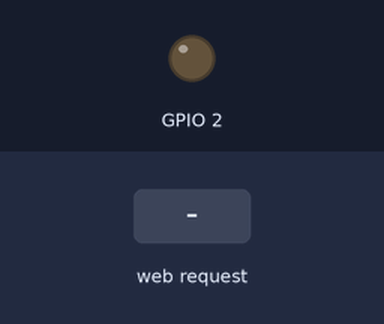
A sketch run on a simulated ESP32. On the bench: output pins drawn as LEDs (lit = HIGH). The test bench sets the inputs (shaded band). What the sketch prints to the serial monitor is not drawn.

Above: at 1.4 s.
1.5 s: HTTP request GET /led1 received
At 2.1 s:
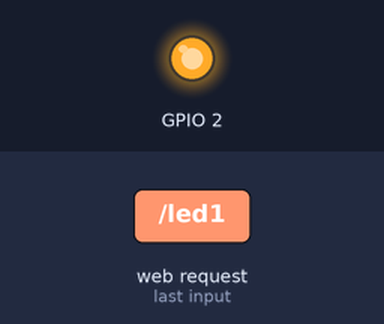
3.0 s: HTTP request GET /led2 received
At 4.4 s:
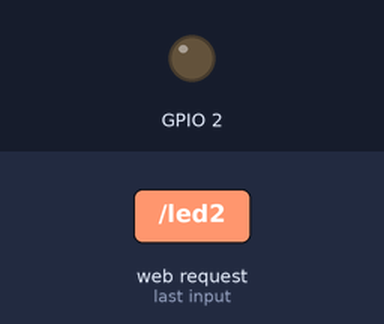
Timing chart, 0 to 6.0 s (numbered marks = the images above; inputs shaded):
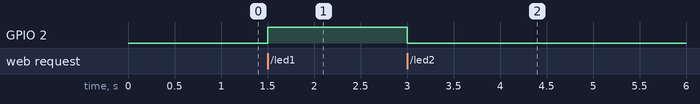

The sketch:

esp32________________________wifi.ino
```cpp
  #include <WiFi.h>
  #include <WebServer.h>
  const char* ssid = "ROBOKODO";
  const char* password = "12345678";
  IPAddress local_ip(192,168,1,1);
  IPAddress gateway(192,168,1,1);
  IPAddress subnet(255,255,255,0);
  WebServer server(80);
  int a = 0;

  void handle_led1off() {
  a = 1;
    server.send(200, "text/html", SendHTML(false,0));
  }
  void handle_led2off() {
  a = 2;
    server.send(200, "text/html", SendHTML(false,0));
  }
  void handle_led3off() {
  a = 3;
    server.send(200, "text/html", SendHTML(false,0));
  }
  void handle_led4off() {
  a = 4;
    server.send(200, "text/html", SendHTML(false,0));
  }
  void handle_led5off() {
  a = 5;
    server.send(200, "text/html", SendHTML(false,0));
  }
  void handle_led6off() {
  a = 6;
    server.send(200, "text/html", SendHTML(false,0));
  }
  void handle_led7off() {
  a = 7;
    server.send(200, "text/html", SendHTML(false,0));
  }
  void handle_led8off() {
  a = 8;
    server.send(200, "text/html", SendHTML(false,0));
  }
  void handle_led9off() {
  a = 9;
    server.send(200, "text/html", SendHTML(false,0));
  }
  void handle_led10off() {
  a = 10;
    server.send(200, "text/html", SendHTML(false,0));
  }
  void handle_NotFound(){
    server.send(404, "text/plain", "Not found 404");
  }
  void handle_OnConnect() {
    server.send(200, "text/html", SendHTML(false,0));
  }
   String SendHTML(uint8_t led1stat,uint8_t led2stat){
    String ptr = "<!DOCTYPE html> <html>";
    ptr +="<meta http-equiv=\"Content-type\" content=\"text/html; charset=utf-8\"><head><meta name=\"viewport\" content=\"width=device-width, initial-scale=1.0, user-scalable=no\">";
    ptr +="<title>РОБОКОДО</title>";
    ptr +="<style>html { font-family: Helvetica; display: inline-block; margin: 0px auto; text-align: center;}";
    ptr +="body{margin-top: 50px;} h1 {color: #444444;margin: 50px auto 30px;} h3 {color: #444444;margin-bottom: 50px;}";
    ptr +=".button {display: block;width: 80px;background-color: #ffffff;border: none;color: #777777 ;padding: 13px 30px;text-decoration: none;font-size: 25px;margin: 0px auto 35px;cursor: pointer;border: 1px solid #777777;}";
    ptr +=".button-off {background-color: #ffffff;}";
    ptr +=".button-off:active {background-color: #ffffff;}";
    ptr +="p {font-size: 14px;color: #888;margin-bottom: 10px;}";
    ptr +="</style>";
    ptr +="<script>        ";
    ptr +="function send(led_sts)      ";
    ptr +="{        ";
    ptr +="  var xhttp = new XMLHttpRequest();     ";
    ptr +="  xhttp.onreadystatechange = function() {      ";
    ptr +="    if (this.readyState == 4 && this.status == 200) {      ";
    ptr +="      document.getElementById(\"state\").innerHTML = this.responseText;    ";
    ptr +="    }        ";
    ptr +="  };        ";
    ptr +="  xhttp.open(\"GET\", \"led\"+led_sts, true);   ";
    ptr +="  xhttp.send();        ";
    ptr +=" } ";
    ptr +="setInterval(function()       ";
    ptr +="{        ";
    ptr +="  getData();    ";
    ptr +="}, 2000);       ";
    ptr +="function getData() {   ";
    ptr +="  var xhttp = new XMLHttpRequest();       ";
    ptr +="  xhttp.onreadystatechange = function() {        ";
    ptr +="    if (this.readyState == 4 && this.status == 200) {        ";
    ptr +="      document.getElementById(\"adc_val\").innerHTML = this.responseText;    ";
    ptr +="    }        ";
    ptr +="  };        ";
    ptr +="  xhttp.open(\"GET\", \"adcread\", true);    ";
    ptr +="  xhttp.send();     ";
    ptr +="}        ";
    ptr +="</script>   ";
    ptr +="</head>";
    ptr +="<body>";
     ptr +="<a class=\"button button-off\"  onclick=\"send(1)\">ON</a>";
     if (a == 1) {
        pinMode(2, OUTPUT);
     digitalWrite(2, 1);

     }
    ptr +="<a class=\"button button-off\"  onclick=\"send(2)\">OFF</a>";
     if (a == 2) {
        pinMode(2, OUTPUT);
     digitalWrite(2, 0);

     }
        ptr +="</body>";
    ptr +="</html>";
    return ptr;
  }


void setup() {

    Serial.begin(9600);
    delay(100);
    WiFi.softAP(ssid, password);
    WiFi.softAPConfig(local_ip, gateway, subnet);
    delay(100);
   server.on("/", handle_OnConnect);
    server.on("/led1", handle_led1off);
    server.on("/led2", handle_led2off);
    server.on("/led3", handle_led3off);
    server.on("/led4", handle_led4off);
    server.on("/led5", handle_led5off);
    server.on("/led6", handle_led6off);
    server.on("/led7", handle_led7off);
    server.on("/led8", handle_led8off);
    server.on("/led9", handle_led9off);
    server.on("/led10", handle_led10off);

    server.onNotFound(handle_NotFound);
    server.begin();
    Serial.println("HTTP server started");


}

void loop() {
    server.handleClient();

}
```

Measured:
- after the input at 1.5 s, GPIO 2: LOW → HIGH at once
- after the input at 3.0 s, GPIO 2: HIGH → LOW at once
